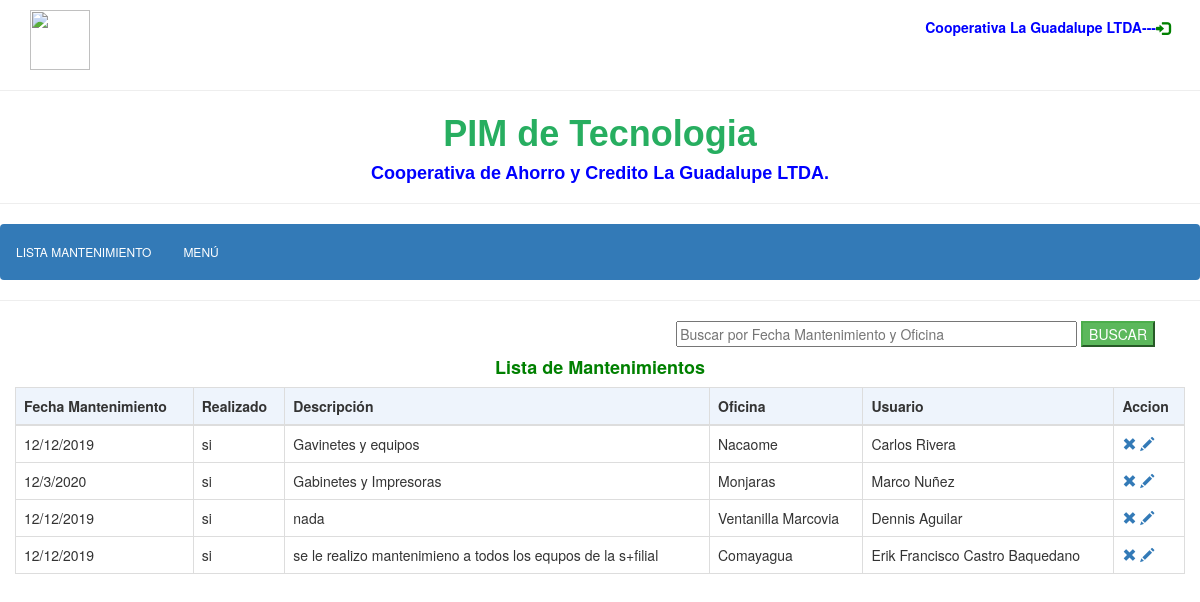
Page /mantenimientolista/ (signed in) on the committed database.
### myapp/models.py (models this page shows, shortened)
class MantenimientoPreventivo(models.Model):
    fechamantenimiento = models.CharField(max_length=100)
    realizado =models.CharField(max_length=100)
    descripcion = models.CharField(max_length=150)
    oficina =models.ForeignKey(Oficina, on_delete=models.CASCADE,null=True, blank=True)
    usuario =models.ForeignKey(Usuario, on_delete=models.CASCADE,null=True, blank=True)

class Oficina(models.Model):
    codoficina= models.CharField(max_length=6)
    oficina = models.CharField(max_length=60)
    def __str__(self):
        return self.oficina

class Usuario(models.Model):
    codusuario = models.CharField(max_length=60)
    nombreusuario = models.CharField(max_length=60)
    contrasena = models.CharField(max_length=25)
    correo = models.CharField(max_length=60)
    nombre = models.CharField(max_length=60)
    apellido = models.CharField(max_length=60)
    def __str__(self):
        return '{} {}'.format(self.nombre, self.apellido)

### myapp/views.py (the view, shortened to what this page needs)
# urls.py: path('mantenimientolista/', views.mantenimientolista, name="mantenimientolista"),
@login_required
def mantenimientolista(request):
    mantenimientopreventivo = MantenimientoPreventivo.objects.all()
    queryset = request.GET.get('buscar')
    print(queryset)
    ctx = {
        'mantenimientopreventivos': mantenimientopreventivo
    }
    return render(request, 'mantenimientolista.html', ctx)

### myapp/templates/mantenimientolista.html (shortened to what this page needs)
{% extends "basemantenimientolista.html" %}
{% block contenido %}
    <div class="container"align="right">
      <div class="rows">
        <div class="col-md-12 search">
          <form method="get" class="busca">
            <div id="custom-search-input">
              <div class="col-md-6 input-group">
                <input type="text" size="50"  placeholder="Buscar por Fecha Mantenimiento y Oficina" name="buscar">
                <span class="input-group-list">
                  <button type="submit" class="boton btn-success">BUSCAR</button>
                </span>
              </div>
            </div>
          </form>
        </div>
      </div>
    </div>
   <div class="col-md-12 " class="container" class="bg-info clearfix" class="col-md-12 col-md-offset-3">
          <table  class="table table-hover  table-bordered" >
              <thead>
                  <tr style="background-color:#EEF4FC   ">
                    <h4 text align="center" style= "color: green"><b>Lista de Mantenimientos</h4>
                    <th>Fecha Mantenimiento</th>
                    <th>Realizado</th>
                    <th>Descripción</th>
                    <th>Oficina</th>
                    <th>Usuario</th>
                    <th>Accion</th>
                  </tr>
              </thead>
              <tbody>
                  {% for  mantenimientopreventivo in mantenimientopreventivos %}
                  <tr {% if mantenimientopreventivo.id is idv  %}class="info"{% endif %}>
                    <td>{{ mantenimientopreventivo.fechamantenimiento }}</td>
                    <td>{{ mantenimientopreventivo.realizado }}</td>
                    <td>{{ mantenimientopreventivo.descripcion}}</td>
                    <td>{{ mantenimientopreventivo.oficina }}</td>
                    <td>{{ mantenimientopreventivo.usuario }}</td>
                      <td>
                        <a onclick="if (!confirm('Esta Seguro que desea eliminar')) return false;" href="{% url 'eliminar_mantenimientopreventivo' mantenimientopreventivo.id %}" ><span class="glyphicon glyphicon-remove"></span></a>
                        <a href="{% url 'editar_mantenimientopreventivo' mantenimientopreventivo.id %}"><span class="glyphicon glyphicon-pencil"></span></a>
                      </td>
                  </tr>
                  {% endfor %}
              </tbody>
          </table>
      </div>
{% endblock contenido %}

### myapp/templates/basemantenimientolista.html (shortened to what this page needs)
<!DOCTYPE html>
<html lang="en">
<head>
  <link rel="stylesheet" href="https://getbootstrap.com/docs/3.3/dist/css/bootstrap.min.css">
</head>
<body>
  <p>
    <div class="container" >
      <img src="https://encrypted-tbn0.gstatic.com/images?q=tbn%3AANd9GcQHiX0b6_vzeU2C3PUeaOUdI9mHzQ5fCcl9-MoF8iOpD7AdYbtb" width="60" height="60" alt="">
      <table class="egt" align="right">
       <tr>
        <td><h5   style= "color: blue"><b>{{ user.get_full_name }}---</b> </h5></td>
        <td><a href="{% url 'salir' %}" style="color:green;"><span class="glyphicon glyphicon-log-in"></a></td>
        </tr>
      </table>
    </div>
  </p>
  <hr>
  <p>
    <font color="#27AE60"   face="arial,verdana">
    <h1  align="center"><b>PIM de Tecnologia </b></h1>
    </font>
    <font color="blue"   face="arial,verdana">
    <h4  align="center"><b>Cooperativa de Ahorro y Credito La Guadalupe LTDA.</b></h4>
    </font>
  </p>
  <hr >
  <nav class="navbar navbar-dark bg-primary ">
    <div class="navbar-header " id="navigation")>
      <ul class="nav nav-pills" id="myTab" role="tablist" >
        <li class="nav-item ">
          <a class="nav-link " id="Inicio-tab" data-toggle="tab"  role="tab" aria-controls="Inicio" aria-selected="true" href="{% url 'mantenimientolista' %} "style="color:white;"><b><h6> LISTA MANTENIMIENTO</h6></b></a>
        </li>
        <li class="nav-item ">
          <a class="nav-link " id="Inicio-tab" data-toggle="tab"  role="tab" aria-controls="Inicio" aria-selected="true" href="{% url 'menu' %} "style="color:white;"><b><h6>MENÚ</h6></b></a>
        </li>
      </ul>
    </div>
  </nav>
        <hr>
{% block contenido %}
{% endblock contenido %}
</body>
</html>

### rows in the picture
MantenimientoPreventivo: fechamantenimiento "12/12/2019", realizado "si", descripcion "Gavinetes y equipos", oficina "Nacaome", usuario "Carlos Rivera"
MantenimientoPreventivo: fechamantenimiento "12/3/2020", realizado "si", descripcion "Gabinetes y Impresoras", oficina "Monjaras", usuario "Marco Nuñez"
MantenimientoPreventivo: fechamantenimiento "12/12/2019", realizado "si", descripcion "nada", oficina "Ventanilla Marcovia", usuario "Dennis Aguilar"
MantenimientoPreventivo: fechamantenimiento "12/12/2019", realizado "si", descripcion "se le realizo mantenimieno a todos los equpos de la s+filial", oficina "Comayagua", usuario "Erik Francisco Castro Baquedano"

### other values in the picture
{{ user.get_full_name }} "Cooperativa La Guadalupe LTDA"
